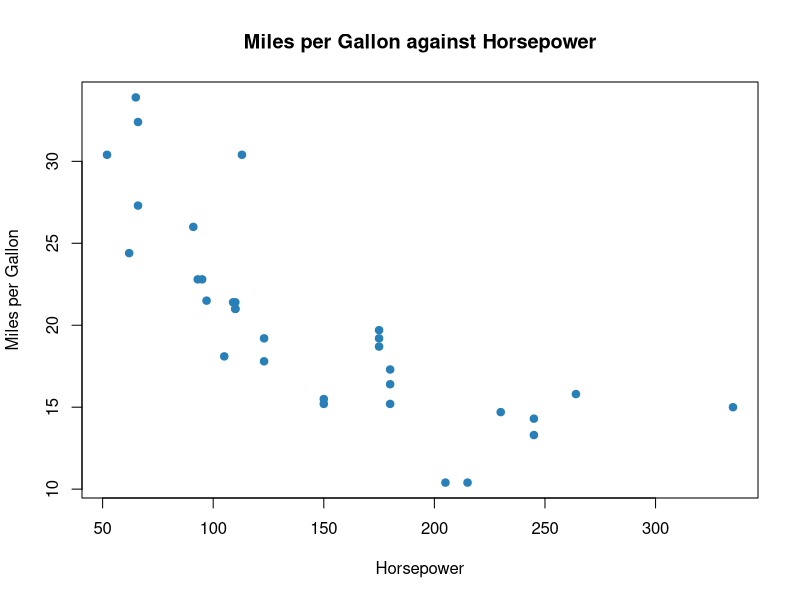
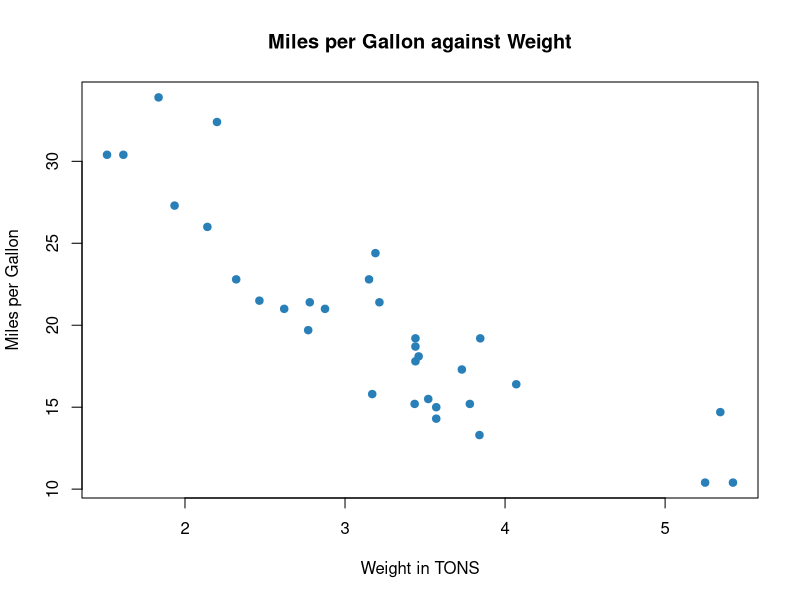
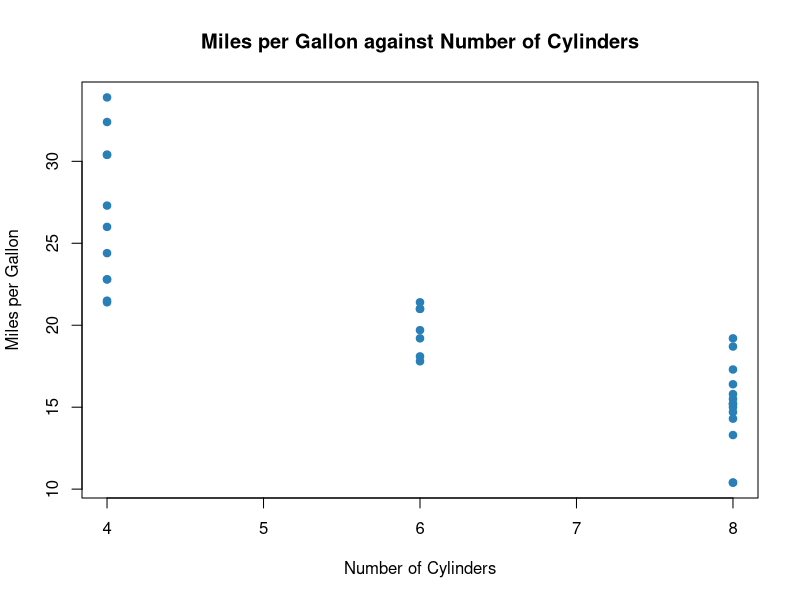

Reproduce these figures in R, in order.
#In this R script we will compare Miles Per Gallon variable against Horsepower, Weight and Number of Cylinders
#Plotting MPG against HP
plot(mtcars$hp, mtcars$mpg,
     col = "#2980b9",
     pch = 19,
     main = "Miles per Gallon against Horsepower",
     ylab = "Miles per Gallon",
     xlab = "Horsepower")

#Plotting MPG against Weight
plot(mtcars$wt, mtcars$mpg,
     col = "#2980b9",
     pch = 19,
     main = "Miles per Gallon against Weight",
     ylab = "Miles per Gallon",
     xlab = "Weight in TONS")

#Plotting MPG against CYL
plot(mtcars$cyl, mtcars$mpg,
     col = "#2980b9",
     pch = 19,
     main = "Miles per Gallon against Number of Cylinders",
     ylab = "Miles per Gallon",
     xlab = "Number of Cylinders")
